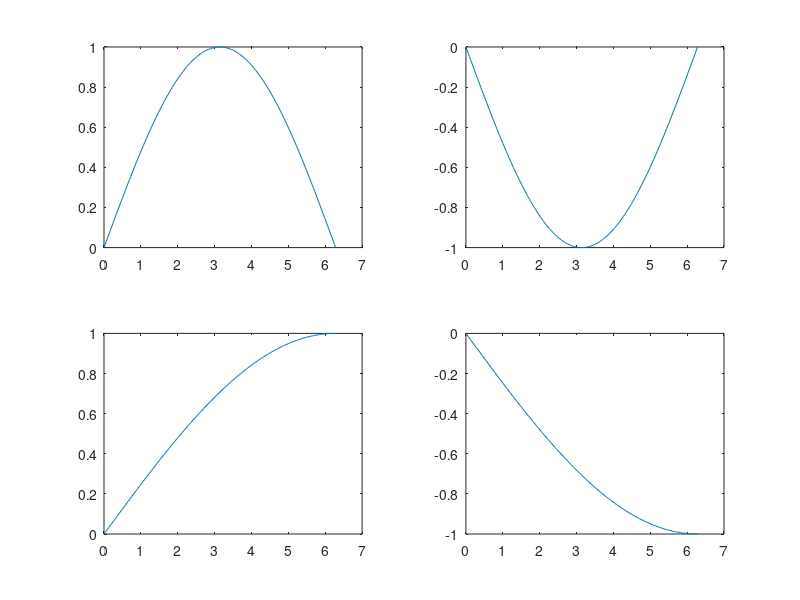

MATLAB code to generate this figure:
x= 0:pi/100:2*pi;
y= sin(x/2);
subplot(2,2,1);
plot(x,y)

y=sin(-x/2);
subplot(2,2,2);
plot(x,y);

y=sin(x/4);
subplot(2,2,3);
plot(x,y);

y=sin(-x/4);
subplot(2,2,4);
plot(x,y);